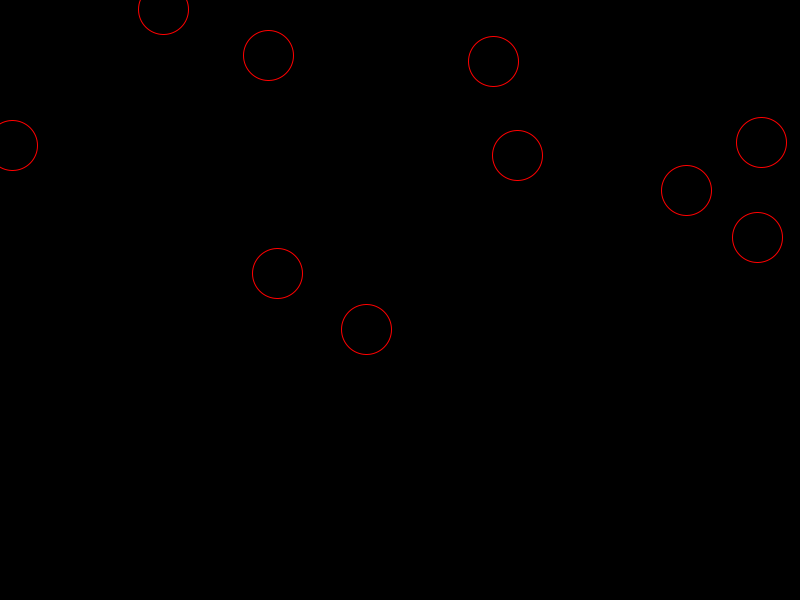
Frame 1 (no input)
Frame 60 (the mouse pressed at the canvas centre just before this capture): identical to frame 1, image omitted
Frame 120 (the mouse held since frame 60 and released just before this capture): identical to frame 1, image omitted

The Processing sketch that drew this single still picture (run headless with seeded random() and noise(); from frame 60 on, the mouse is pressed at the canvas centre):

// Processing sketch: processing_170717
// ── processing_170717.pde

/*
 * Moritz Schmidt
 * 06.11.2014
 * K12_Interaktion_mit_Objekten
 */
 
 int anzahlObjekte = 10;
 Kreis[] kreis = new Kreis[anzahlObjekte];
 
 void setup() {
   size(800, 600);
   background(0);
   stroke(255, 0, 0);
   fill(0);
   smooth();
   
   for(int i = 0; i < anzahlObjekte; i++) {
    kreis[i] = new Kreis(); 
   }
}
 
 void draw() {
   background(0);
   for(int i = 0; i < anzahlObjekte; i++) {
    kreis[i].show(); 
   }
   
}
 
 class Kreis {
  
   int xPos, yPos;
   
  Kreis() {
    this.xPos = (int)random(800);
    this.yPos = (int)random(600);
  }
  
  void show() {
    if(dist(this.xPos, this.yPos, mouseX, mouseY) <= 25)
      strokeWeight(5);
  else
    strokeWeight(1);
    
   ellipse(this.xPos, this.yPos, 50, 50); 
  }
 }
